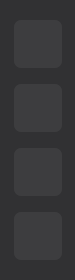
     <widget class="QFrame" name="frame_2">
      <property name="minimumSize">
       <size>
        <width>75</width>
        <height>0</height>
       </size>
      </property>
      <property name="maximumSize">
       <size>
        <width>75</width>
        <height>16777215</height>
       </size>
      </property>
      <property name="styleSheet">
       <string notr="true">* {
	background: #313133;
	border-radius: 7px;
	margin: 5px;
}</string>
      </property>
      <property name="frameShape">
       <enum>QFrame::StyledPanel</enum>
      </property>
      <property name="frameShadow">
       <enum>QFrame::Raised</enum>
      </property>
      <layout class="QVBoxLayout" name="verticalLayout_2">
       <property name="leftMargin">
        <number>4</number>
       </property>
       <property name="topMargin">
        <number>4</number>
       </property>
       <property name="rightMargin">
        <number>4</number>
       </property>
       <property name="bottomMargin">
        <number>4</number>
       </property>
       <item>
        <widget class="QFrame" name="frame_8">
         <property name="maximumSize">
          <size>
           <width>16777215</width>
           <height>110</height>
          </size>
         </property>
         <property name="frameShape">
          <enum>QFrame::StyledPanel</enum>
         </property>
         <property name="frameShadow">
          <enum>QFrame::Raised</enum>
         </property>
        </widget>
       </item>
       <item>
        <widget class="QPushButton" name="openConfigButton">
         <property name="minimumSize">
          <size>
           <width>58</width>
           <height>58</height>
          </size>
         </property>
         <property name="styleSheet">
          <string notr="true">*{
	background: #3d3d3f;
	border-radius: 7px;
	color: white;
	border: none;
}</string>
         </property>
         <property name="text">
          <string/>
         </property>
         <property name="icon">
          <iconset>
           <normaloff>../ressources/icons8-add-file-45.png</normaloff>../ressources/icons8-add-file-45.png</iconset>
         </property>
         <property name="iconSize">
          <size>
           <width>25</width>
           <height>35</height>
          </size>
         </property>
         <property name="flat">
          <bool>true</bool>
         </property>
        </widget>
       </item>
       <item>
        <widget class="QPushButton" name="documentationButton">
         <property name="minimumSize">
          <size>
           <width>58</width>
           <height>58</height>
          </size>
         </property>
         <property name="styleSheet">
          <string notr="true">*{
	background: #3d3d3f;
	border-radius: 7px;
	color: white;
	border-image: none;
}</string>
         </property>
         <property name="text">
          <string/>
         </property>
         <property name="icon">
          <iconset>
           <normaloff>../ressources/icons8-documentation-45.png</normaloff>../ressources/icons8-documentation-45.png</iconset>
         </property>
         <property name="iconSize">
          <size>
           <width>25</width>
           <height>35</height>
          </size>
         </property>
         <property name="flat">
          <bool>true</bool>
         </property>
        </widget>
       </item>
       <item>
        <widget class="QPushButton" name="settingsButton">
         <property name="minimumSize">
          <size>
           <width>58</width>
           <height>58</height>
          </size>
         </property>
         <property name="styleSheet">
          <string notr="true">*{
	background: #3d3d3f;
	border-radius: 7px;
	color: white;
	border: none;
}</string>
         </property>
         <property name="text">
          <string/>
         </property>
         <property name="icon">
          <iconset>
           <normaloff>../ressources/icons8-settings-45.png</normaloff>../ressources/icons8-settings-45.png</iconset>
         </property>
         <property name="iconSize">
          <size>
           <width>25</width>
           <height>35</height>
          </size>
         </property>
         <property name="flat">
          <bool>true</bool>
         </property>
        </widget>
       </item>
       <item>
        <widget class="QPushButton" name="aboutButton">
         <property name="minimumSize">
          <size>
           <width>58</width>
           <height>58</height>
          </size>
         </property>
         <property name="styleSheet">
          <string notr="true">*{
	background: #3d3d3f;
	border-radius: 7px;
	color: white;
	border: none;
}</string>
         </property>
         <property name="text">
          <string/>
         </property>
         <property name="icon">
          <iconset>
           <normaloff>../ressources/icons8-about-45.png</normaloff>../ressources/icons8-about-45.png</iconset>
         </property>
         <property name="iconSize">
          <size>
           <width>25</width>
           <height>35</height>
          </size>
         </property>
         <property name="flat">
          <bool>true</bool>
         </property>
        </widget>
       </item>
       <item>
        <widget class="QFrame" name="frame_7">
         <property name="frameShape">
          <enum>QFrame::StyledPanel</enum>
         </property>
         <property name="frameShadow">
          <enum>QFrame::Raised</enum>
         </property>
         <widget class="QFrame" name="frame_47">
          <property name="geometry">
           <rect>
            <x>20</x>
            <y>240</y>
            <width>120</width>
            <height>80</height>
           </rect>
          </property>
          <property name="frameShape">
           <enum>QFrame::StyledPanel</enum>
          </property>
          <property name="frameShadow">
           <enum>QFrame::Raised</enum>
          </property>
         </widget>
        </widget>
       </item>
      </layout>
     </widget>
